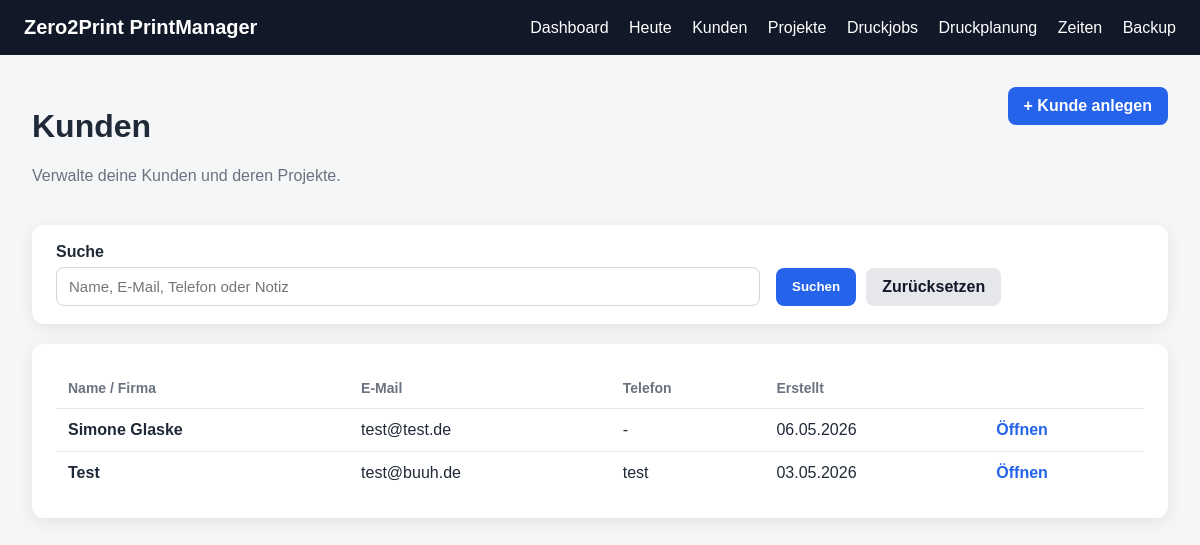
Page /customers on the committed database.
### app/models.py (models this page shows)
class Customer(Base):
    __tablename__ = "customers"
    id = Column(Integer, primary_key=True, index=True)
    name = Column(String, nullable=False)
    email = Column(String, nullable=True)
    phone = Column(String, nullable=True)
    note = Column(Text, nullable=True)
    created_at = Column(DateTime, default=datetime.utcnow)
    projects = relationship(
        "Project",
        back_populates="customer",
        cascade="all, delete-orphan"
    )

### app/routes/customers.py (the view)
@router.get("")
def customers_index(
    request: Request,
    q: str = Query(default=""),
    db: Session = Depends(get_db)
):
    query = db.query(Customer)
    search = q.strip()
    if search:
        query = query.filter(
            or_(
                Customer.name.ilike(f"%{search}%"),
                Customer.email.ilike(f"%{search}%"),
                Customer.phone.ilike(f"%{search}%"),
                Customer.note.ilike(f"%{search}%"),
            )
        )
    customers = query.order_by(Customer.created_at.desc()).all()
    return templates.TemplateResponse(
        request=request,
        name="customers.html",
        context={
            "title": "Kunden",
            "customers": customers,
            "q": search
        }
    )

### app/templates/customers.html
{% extends "base.html" %}
{% block content %}
<div class="page-header">
    <div>
        <h1>Kunden</h1>
        <p class="muted">Verwalte deine Kunden und deren Projekte.</p>
    </div>
    <a class="btn" href="/customers/new">+ Kunde anlegen</a>
</div>
<div class="filter-card">
    <form method="get" action="/customers" class="filter-form">
        <div class="filter-field">
            <label for="q">Suche</label>
            <input type="text" id="q" name="q" value="{{ q or '' }}" placeholder="Name, E-Mail, Telefon oder Notiz">
        </div>
        <div class="filter-actions">
            <button class="btn" type="submit">Suchen</button>
            <a class="btn-secondary" href="/customers">Zurücksetzen</a>
        </div>
    </form>
</div>
{% if customers %}
<div class="table-card">
    <table>
        <thead>
            <tr>
                <th>Name / Firma</th>
                <th>E-Mail</th>
                <th>Telefon</th>
                <th>Erstellt</th>
                <th></th>
            </tr>
        </thead>
        <tbody>
            {% for customer in customers %}
            <tr>
                <td>
                    <strong>{{ customer.name }}</strong>
                </td>
                <td>{{ customer.email or "-" }}</td>
                <td>{{ customer.phone or "-" }}</td>
                <td>{{ customer.created_at.strftime("%d.%m.%Y") }}</td>
                <td>
                    <a class="link-btn" href="/customers/{{ customer.id }}">Öffnen</a>
                </td>
            </tr>
            {% endfor %}
        </tbody>
    </table>
</div>
{% else %}
<div class="empty-state">
    <h2>Keine Kunden gefunden</h2>
    <p>Lege einen neuen Kunden an oder ändere deine Suche.</p>
    <a class="btn" href="/customers/new">Kunde anlegen</a>
</div>
{% endif %}
{% endblock %}

### app/static/style.css (style rules this page uses)
* { box-sizing: border-box; }
body { margin: 0; font-family: Arial, sans-serif; background: #f4f6f8; color: #1f2937; }
.btn { display: inline-block; border: none; background: #2563eb; color: white; padding: 10px 16px; border-radius: 8px; cursor: pointer; font-weight: bold; margin-top: 0; text-decoration: none; font-family: inherit; }
.page-header { display: flex; justify-content: space-between; align-items: flex-start; margin-bottom: 24px; gap: 16px; }
.muted { color: #6b7280; }
.table-card, .form-card, .empty-state { background: white; border-radius: 12px; padding: 24px; box-shadow: 0 4px 16px rgba(0,0,0,0.08); overflow-x: auto; }
table { width: 100%; border-collapse: collapse; }
th { text-align: left; color: #6b7280; font-size: 14px; border-bottom: 1px solid #e5e7eb; padding: 12px; }
td { border-bottom: 1px solid #e5e7eb; padding: 12px; vertical-align: top; }
tr:last-child td { border-bottom: none; }
.link-btn { color: #2563eb; text-decoration: none; font-weight: bold; }
label { display: block; font-weight: bold; margin-bottom: 6px; }
input, textarea, select { width: 100%; padding: 10px 12px; border: 1px solid #d1d5db; border-radius: 8px; font-size: 15px; font-family: inherit; }
.btn-secondary { display: inline-block; background: #e5e7eb; color: #111827; padding: 10px 16px; border-radius: 8px; text-decoration: none; font-weight: bold; font-family: inherit; }
.filter-card { background: white; border-radius: 12px; padding: 18px 24px; box-shadow: 0 4px 16px rgba(0,0,0,0.08); margin-bottom: 20px; }
.filter-form { display: grid; grid-template-columns: 2fr 1fr auto; gap: 16px; align-items: end; }
.filter-field label { display: block; font-weight: bold; margin-bottom: 6px; }
.filter-actions { display: flex; gap: 10px; }

### rows in the picture
Customer: name "Simone Glaske", email "test@test.de", phone "-", created_at "06.05.2026"
Customer: name "Test", email "test@buuh.de", phone "test", created_at "03.05.2026"
